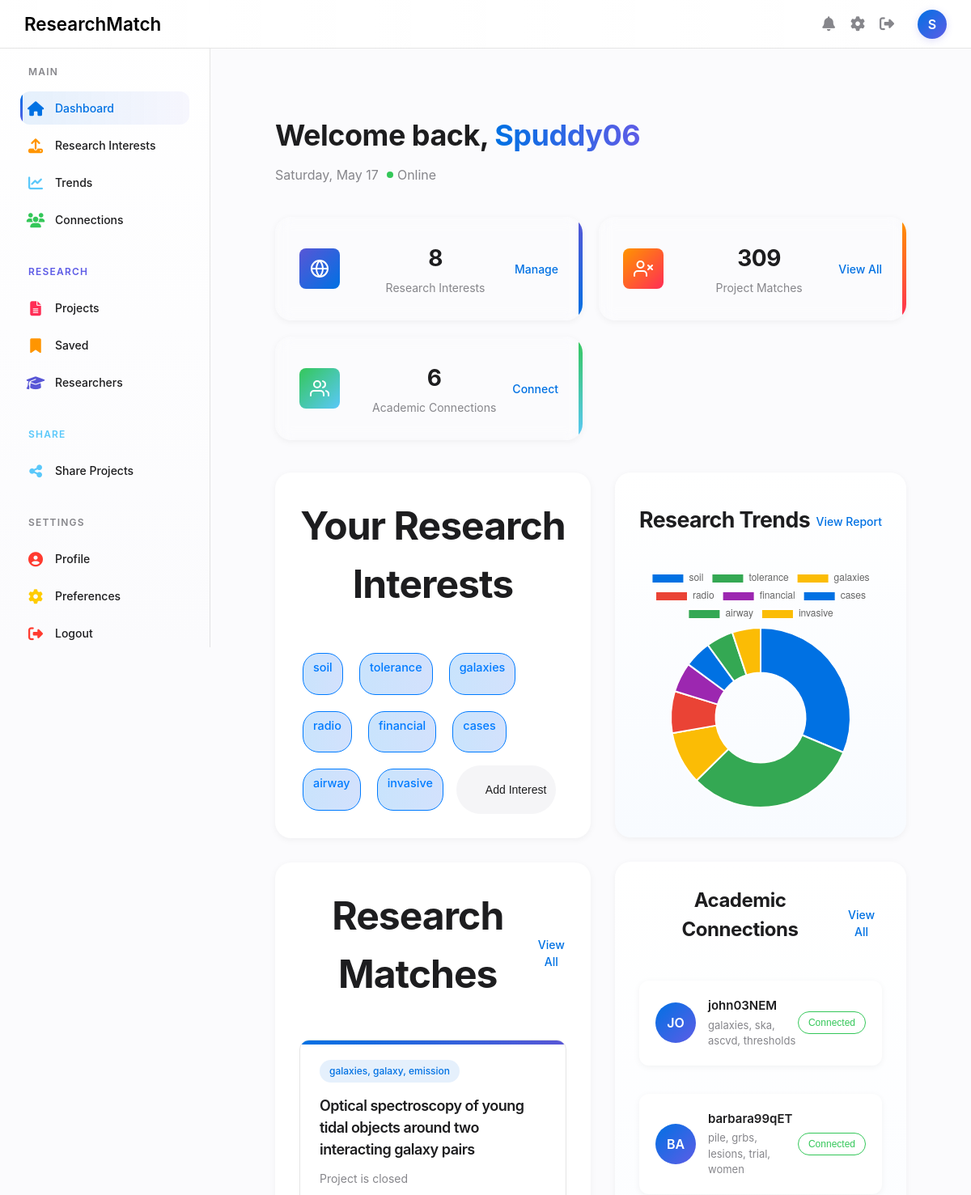
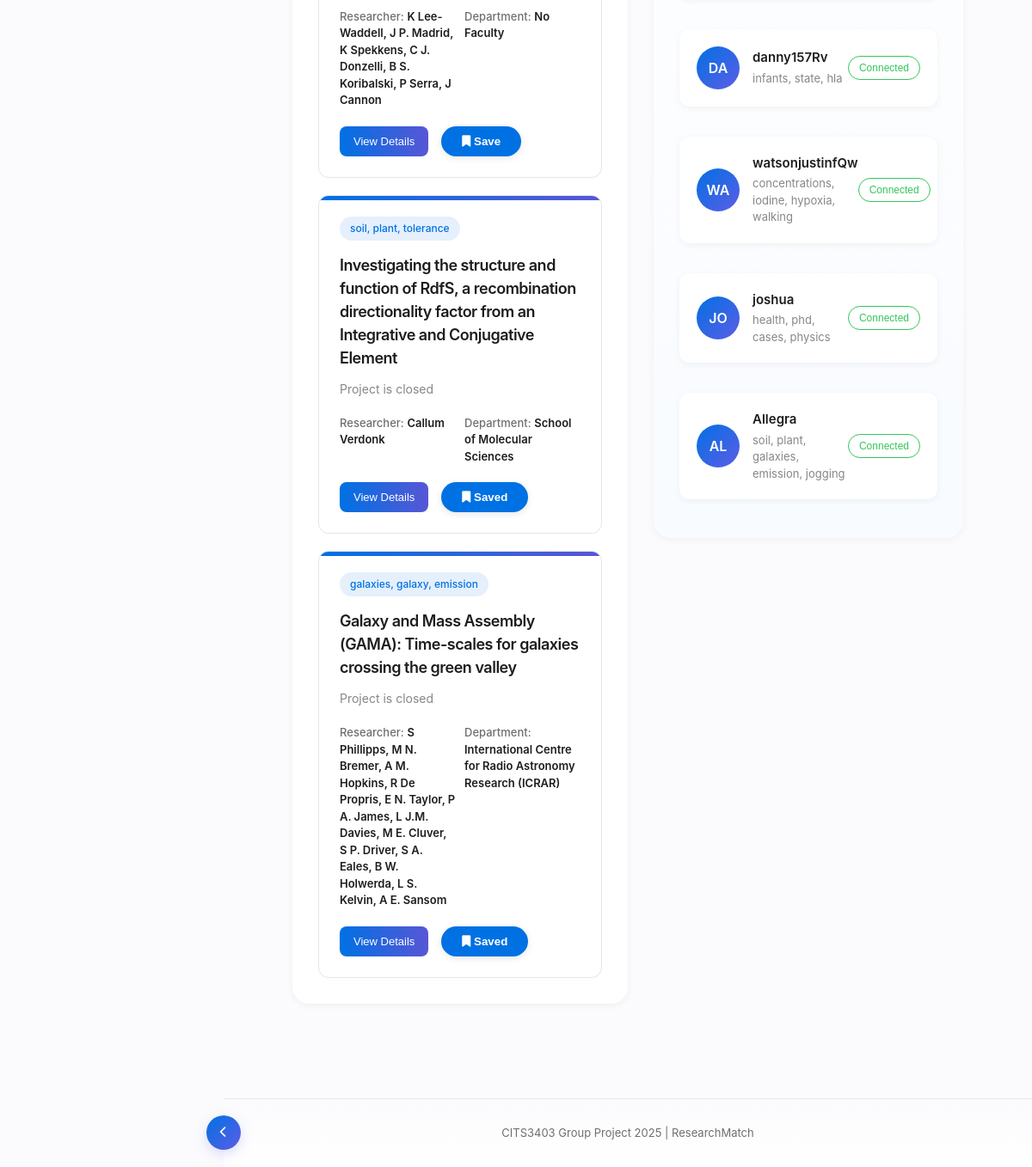
The page /dashboard (signed in) on the database its author committed (2 pictures, top to bottom).
### database/schema.py (models this page shows, shortened)
class User(db.Model):
    id = db.Column(db.Integer, primary_key=True)
    username = db.Column(db.String(100), nullable=False, unique=True)
    password_hash = db.Column(db.String(255), nullable=False)
    email = db.Column(db.String(100), nullable=False)
    research_area_id = db.Column(db.Integer, db.ForeignKey('research_area.id'))
    faculty = db.relationship('ResearchArea', backref='users')
    interests = db.relationship('Interest', secondary=user_interest, backref='users')
    saved_projects = db.relationship('Project', secondary=user_saved_projects, backref='saved_by_users')
    connections = db.relationship(
        'User',
        secondary=user_connections,
        primaryjoin=id == user_connections.c.user_id,
        secondaryjoin=id == user_connections.c.connection_id,
        back_populates='connections_reverse',
        lazy='dynamic'
    )
    connections_reverse = db.relationship(
        'User',
        secondary=user_connections,
        primaryjoin=id == user_connections.c.connection_id,
        secondaryjoin=id == user_connections.c.user_id,
        back_populates='connections',
        lazy='dynamic'
    )

class Interest(db.Model):
    id = db.Column(db.Integer, primary_key=True)
    interest_name = db.Column(db.String(100), nullable=False)

class Project(db.Model):
    id = db.Column(db.Integer, primary_key=True)
    title = db.Column(db.String(100), nullable=False)
    link = db.Column(db.String(100), nullable=False)
    is_open = db.Column(db.Boolean, nullable=False)
    summary = db.Column(db.Text, nullable=False)
    close_date = db.Column(db.Date, nullable=True)
    research_areas = db.relationship('ResearchArea', secondary=project_research_area, backref='projects')
    interests = db.relationship('Interest', secondary=project_interest, backref='projects')
    researchers = db.relationship('Researcher', secondary=project_researcher, back_populates='researcher_projects')

class Researcher(db.Model):
    id = db.Column(db.Integer, primary_key=True)
    first_name = db.Column(db.String(100), nullable=False)
    last_name = db.Column(db.String(100), nullable=False)
    email = db.Column(db.String(100), nullable=True)
    researcher_projects = db.relationship('Project', secondary=project_researcher, back_populates='researchers')

class ResearchArea(db.Model):
    __tablename__ = "research_area"
    id = db.Column(db.Integer, primary_key=True)
    area = db.Column(db.String(100), nullable=False)

### app.py (the view)
@app.route('/dashboard')
@token_required
def dashboard():
    user = db.session.query(User).filter_by(id=session['user_id']).first()
    if user.interests:
        user_interests = user.interests
        user_connections = user.connections
    else:
        user_interests = None
        user_connections = None
    project_matches = []
    if user_interests:
        interest_ids = [interest.id for interest in user_interests]
        project_matches = db.session.query(Project).join(Project.interests).filter(Interest.id.in_(interest_ids)).distinct().all()
    trend_labels = []
    trend_data = []
    if user_interests:
        interest_ids = [interest.id for interest in user_interests]
        results = db.session.query(
            Interest.interest_name,
            func.count(project_interest.c.project_id)
        ).join(project_interest).filter(
            Interest.id.in_(interest_ids)
        ).group_by(Interest.id).all()
        trend_labels = [name for name, count in results]
        trend_data = [count for name, count in results]
    saved_user_projects = user.saved_projects if user.saved_projects else []
    return render_template('dashboard.html',
                            username= session['username'],
                            user_interests= user_interests,
                            project_matches =project_matches,
                            saved_user_projects=saved_user_projects,
                            connections = user_connections,
                            trend_data=trend_data,
                            trend_labels=trend_labels,
                            user_name=session.get('username'))

### templates/dashboard.html (shortened to what this page needs)
{% extends 'base.html' %}
{% block content %}
<div class="dashboard-container">
    <div class="dashboard-header">
        <div class="welcome-message">
            <div class="greeting-container">
                <h1>Welcome back, <span class="user-name">{{ username }}</span></h1>
                <p class="date-info" id="dateInfo"><span class="status online">Online</span></p>
            </div>
        </div>
    </div>
    {% if not user_interests %}
    <div class="alert alert-info" role="alert" style="text-align: left; line-height: 2;">
        <h4 class="alert-heading">Hi there!</h4>
        <p>You’re logged in, but you don’t have any research interests yet.</p>
        <p><strong>Head over to the <a href="{{ url_for('upload') }}" class="btn btn-primary btn-lg" style="text-decoration: none; padding: 3px 20px; font-size: 16px;">Upload</a> page to add your interests and get started!</strong></p>
         <p>After adding your interests, come back to the dashboard to see your display, trends, statistics, or even connect with researchers!</p>
    </div>
    {% else %}
    <div class="stats-overview">
        <div class="stat-card research-card">
            <div class="stat-icon research-icon">
            </div>
            <div class="stat-content">
                <h3>{{ user_interests|length }}</h3>
                <p>Research Interests</p>
            </div>
            <div class="stat-action">
                <a href="/upload">Manage</a>
            </div>
        </div>
        <div class="stat-card matches-card">
            <div class="stat-icon matches-icon">
            </div>
            <div class="stat-content">
                <h3>{{ project_matches|length }}</h3>
                <p>Project Matches</p>
            </div>
            <div class="stat-action">
                <a href="/projects">View All</a>
            </div>
        </div>
        <div class="stat-card connections-card">
            <div class="stat-icon connections-icon">
            </div>
            <div class="stat-content">
                <h3>{{ connections.count() if connections is defined and connections.count is callable else 0 }}</h3>
                <p>Academic Connections</p>
            </div>
            <div class="stat-action">
                <a href="/social">Connect</a>
            </div>
        </div>
    </div>
    <div class="dashboard-content">
        <div class="content-column main-column">
             <section class="dashboard-section">
                <div class="section-header">
                    <h2>Your Research Interests</h2>
                </div>
                <div class="interests-container">
                    {% for interest in user_interests%}
                    <div class="interest-tag ai-tag">
                        <span>{{interest.interest_name}}</span>
                        <button class="remove-interest" aria-label="Remove interest">
                            <svg width="16" height="16" viewBox="0 0 24 24" fill="none" stroke="currentColor" stroke-width="2" stroke-linecap="round" stroke-linejoin="round"></svg>
                        </button>
                    </div>
                    {% endfor %}
                    <button class="add-interest" onclick="window.location.href='{{ url_for('upload') }}'">
                        <svg width="16" height="16" ...>...</svg>
                        <span>Add Interest</span>
                    </button>
                </div>
            </section>
            <section class="dashboard-section" id="matches">
                <div class="section-header">
                    <h2>Research Matches</h2>
                    <a href="/projects" class="view-all">View All</a>
                </div>
                {% for project in project_matches[0:3] %}
                <div class="matches-grid">
                    <div class="match-card ai-match">
                        <div class="match-header">
                            <div class="match-category">{% for interest in project.interests%}{{interest.interest_name}}{% if not loop.last %}, {% endif %}{% endfor %}</div>
                        </div>
                        <h3 class="match-title">{{project.title}}</h3>
                        <p class="match-description">{% if project.is_open %}{{project.summary}}{% else %} Project is closed {% endif %}</p>
                        <div class="match-meta">
                            <div class="researcher">
                                <span class="meta-label">Researcher:</span>
                                <span class="meta-value">{% for researcher in project.researchers%}{{researcher.first_name}} {{researcher.last_name}}{% if not loop.last %}, {% endif %}{% endfor %}</span>
                            </div>
                            <div class="department">
                                <span class="meta-label">Department:</span>
                                <span class="meta-value">
                                    {% if project.research_areas %}
                                        {% for research in project.research_areas %}
                                            {{ research.area }}{% if not loop.last %}, {% endif %}
                                        {% endfor %}
                                    {% else %}
                                        No Faculty
                                    {% endif %}
                                </span>
                            </div>
                        </div>
                        <div class="match-footer">
                            <button class="match-action primary">View Details</button>
                            <button class="btn secondary save-project" data-project-id="{{ project.id }}">
                                <i class="fas fa-bookmark"></i> {{ 'Saved' if project in saved_user_projects else 'Save' }}
                            </button>
                        </div>
                    </div>
                    {% endfor %}
                </div>
            </section>
        </div>
    <div class="content-column side-column">
        <section class="dashboard-section trends-section">
            <div class="section-header">
                <h2 style="font-size: 20pt; transform: translateY(20%);">Research Trends</h2>
                <a href="/trends" class="view-all">View Report</a>
            </div>
            <div class="trends-container">
                <canvas id="areaChart"></canvas>
            </div>
        </section>
        <section class="dashboard-section connections-section">
            <div class="section-header">
                <h2>Academic Connections</h2>
                <a href="/social" class="view-all">View All</a>
            </div>
            <div class="connections-container">
                {% if connections %}
                    {% for conn in connections %}
                        <div class="connection-card">
                            <div class="connection-avatar">
                                {{ conn.username[:2]|upper }}
                            </div>
                            <div class="connection-info">
                                <h4>{{ conn.username }}</h4>
                                <p>
                                    {% if conn.interests %}
                                        {{ conn.interests | map(attribute='interest_name') | join(', ') }}
                                    {% else %}
                                        No interests listed
                                    {% endif %}
                                </p>
                            </div>
                            <button class="connect-button connected">Connected</button>
                        </div>
                    {% endfor %}
                {% else %}
                    <p>You have no academic connections yet.</p>
                {% endif %}
            </div>
        </section>
    </div>
    </div>
    {% endif %}
</div>
<script>
    document.addEventListener('DOMContentLoaded', function () {
        const trend_labels = JSON.parse('{{ trend_labels | tojson | safe }}');
        const trend_data = JSON.parse('{{ trend_data | tojson | safe }}');
        new Chart(document.getElementById('areaChart'), {
        type: 'doughnut',
        data: {
            labels: trend_labels,
            datasets: [{
            label: 'Distribution',
            data: trend_data,
            backgroundColor: ['#0071e3', '#34a853', '#fbbc05', '#ea4335', '#9c27b0']
            }]
        },
        options: {
            responsive: true
        }
        });
    });
    // Save project functionality
    const saveButtons = document.querySelectorAll('.save-project');
    saveButtons.forEach(button => {
        button.addEventListener('click', function() {
            const projectId = this.getAttribute('data-project-id');
            fetch(`/save_project/${projectId}`, {
                method: 'POST',
                headers: {
                    'Content-Type': 'application/json',
                    'X-Requested-With': 'XMLHttpRequest'
                }
            })
            .then(response => response.json())
            .then(data => {
                if (data.success) {
                    // Toggle save/unsave status
                    if (data.saved) {
                        this.innerHTML = '<i class="fas fa-bookmark"></i> Saved';
                        this.classList.add('saved');
                    } else {
                        this.innerHTML = '<i class="fas fa-bookmark"></i> Save';
                        this.classList.remove('saved');
                    }
                } else {
                    console.error('Error:', data.message);
                }
            })
            .catch(error => {
                console.error('Error:', error);
            });
        });
    });
</script>
{% endblock %}

### rows shown on the page
User: username "Spuddy06"
Interest: interest_name "soil"
Interest: interest_name "tolerance"
Interest: interest_name "galaxies"
Interest: interest_name "radio"
Interest: interest_name "financial"
Interest: interest_name "cases"
Interest: interest_name "airway"
Interest: interest_name "invasive"
Project: title "Optical spectroscopy of young tidal objects around two interacting galaxy pairs", is_open "Project is closed", shows "No Faculty", value "Save"
Interest: interest_name "galaxy"
Interest: interest_name "emission"
Researcher: first_name "K", last_name "Lee-Waddell"
Researcher: first_name "J", last_name "P. Madrid"
Researcher: first_name "K", last_name "Spekkens"
Researcher: first_name "C", last_name "J. Donzelli"
Researcher: first_name "B", last_name "S. Koribalski"
Researcher: first_name "P", last_name "Serra"
Researcher: first_name "J", last_name "Cannon"
Project: title "Investigating the structure and function of RdfS, a recombination directionality factor from an Integrative and Conjugative Element", is_open "Project is closed", value "Saved"
Interest: interest_name "plant"
Researcher: first_name "Callum", last_name "Verdonk"
ResearchArea: area "School of Molecular Sciences"
Project: title "Galaxy and Mass Assembly (GAMA): Time-scales for galaxies crossing the green valley", is_open "Project is closed", value "Saved"
Researcher: first_name "S", last_name "Phillipps"
Researcher: first_name "M", last_name "N. Bremer"
Researcher: first_name "A", last_name "M. Hopkins"
Researcher: first_name "R", last_name "De Propris"
Researcher: first_name "E", last_name "N. Taylor"
Researcher: first_name "P", last_name "A. James"
Researcher: first_name "L", last_name "J.M. Davies"
Researcher: first_name "M", last_name "E. Cluver"
Researcher: first_name "S", last_name "P. Driver"
Researcher: first_name "S", last_name "A. Eales"
Researcher: first_name "B", last_name "W. Holwerda"
Researcher: first_name "L", last_name "S. Kelvin"
Researcher: first_name "A", last_name "E. Sansom"
ResearchArea: area "International Centre for Radio Astronomy Research (ICRAR)"
User: username "JO", username "john03NEM", interests|map "galaxies, ska, ascvd, thresholds"
User: username "BA", username "barbara99qET", interests|map "pile, grbs, lesions, trial, women"
User: username "DA", username "danny157Rv", interests|map "infants, state, hla"
User: username "WA", username "watsonjustinfQw", interests|map "concentrations, iodine, hypoxia, walking"
User: username "JO", username "joshua", interests|map "health, phd, cases, physics"
User: username "AL", username "Allegra", interests|map "soil, plant, galaxies, emission, jogging"

### other values the page prints
{{ user_name[0].upper() if user_name else 'U' }} "S"
{{ user_interests|length }} "8"
{{ project_matches|length }} "309"
chart data {{ trend_labels | tojson | safe }} ["soil", "tolerance", "galaxies", "radio", "financial", "cases", "airway", "invasive"]
chart data {{ trend_data | tojson | safe }} [141, 141, 43, 34, 24, 22, 22, 23]
